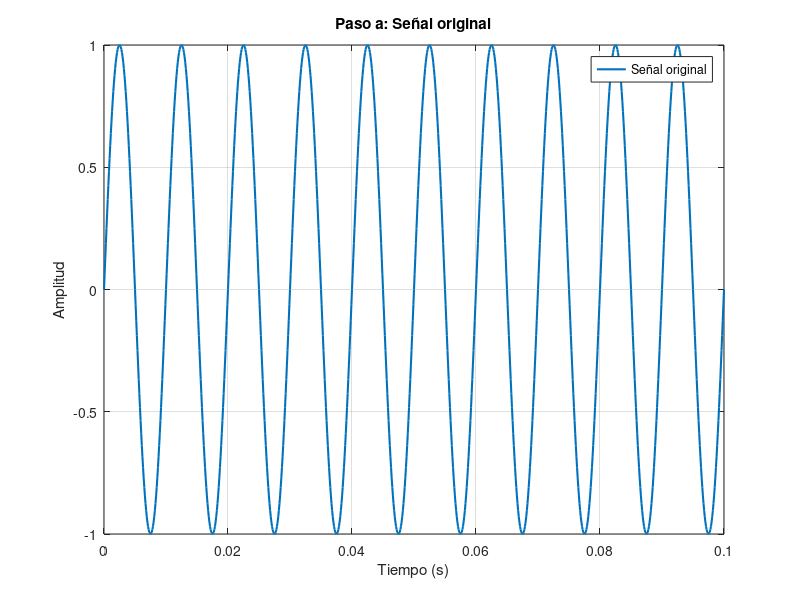
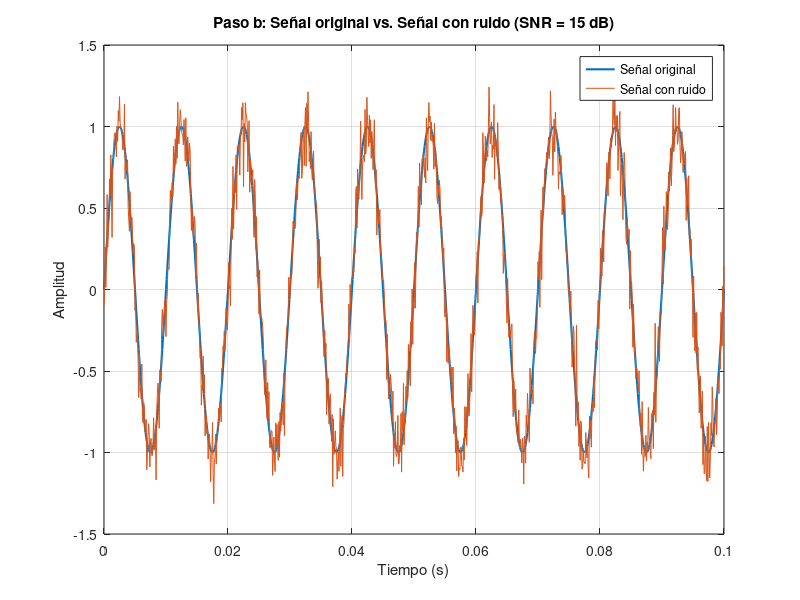
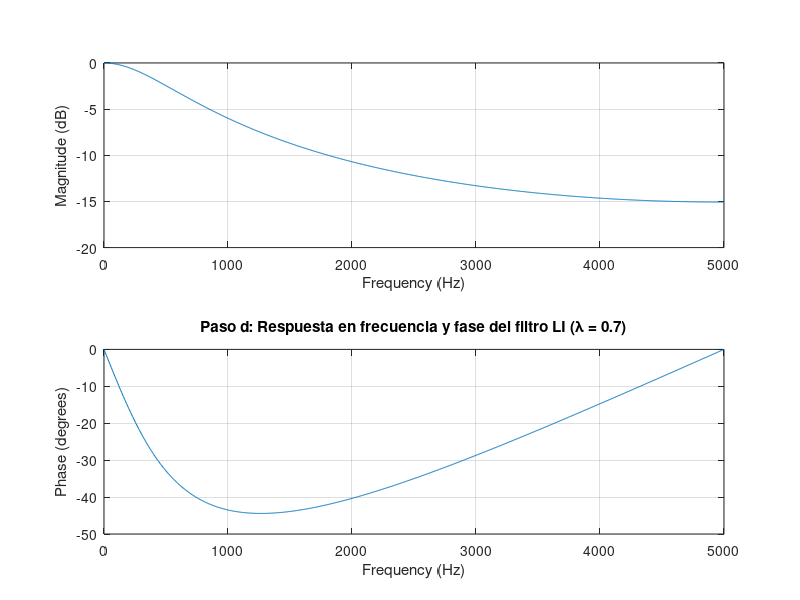
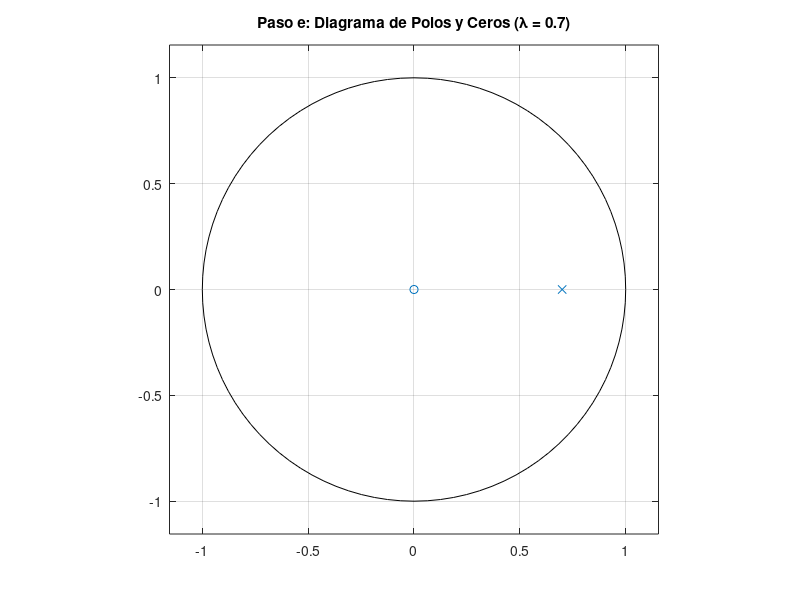

Write the MATLAB code that produced these figures, in order. (Note: this script raises an error after producing the figures.)
clear, clc, close all
% --- Inicialización de parámetros ---
fs = 10000;          % Frecuencia de muestreo en Hz
t = 0:1/fs:0.1;      % Vector de tiempo (0.1 segundos)
f0 = 100;            % Frecuencia fundamental en Hz
%------------------------------------------------------------------------
% a) Genere una señal senoidal con frecuencia fundamental de 100Hz
x = sin(2*pi*f0*t);
% Gráfica para ver la señal
figure;
plot(t, x, 'LineWidth', 1.5); hold on;
title('Paso a: Señal original');
xlabel('Tiempo (s)');
ylabel('Amplitud');
legend('Señal original');
grid on;
%------------------------------------------------------------------------
% b) Agregue ruido a la señal senoidal con SNR = 15 dB

%SNR_dB = 15;
%x_ruido = awgn(x, SNR_dB, 'measured');

% 1. Calculamos la potencia de la señal original
potencia_seno = var(x); % La varianza es igual a la potencia para señales de media nula
% 2. Calculamos la potencia del ruido necesaria para 15 dB
SNR_dB = 15;
SNR_lineal = 10^(SNR_dB / 10); % Pasamos de dB a escala lineal
potencia_ruido = potencia_seno / SNR_lineal;
% 3. Generamos el vector de ruido blanco gaussiano con la potencia calculada
ruido = sqrt(potencia_ruido) * randn(size(x));
% 4. Sumamos las dos señales
x_ruido = x + ruido;
% Gráfica para comparar ambas señales 
figure;
plot(t, x, 'LineWidth', 1.5); hold on;
plot(t, x_ruido); hold off;
title('Paso b: Señal original vs. Señal con ruido (SNR = 15 dB)');
xlabel('Tiempo (s)');
ylabel('Amplitud');
legend('Señal original', 'Señal con ruido');
grid on;

%------------------------------------------------------------------------
% c) Diseñe un filtro leaking integrator (LI) con lambda = 0.7
lambda = 0.7;
b = 1 - lambda;
a = [1, -lambda];
%------------------------------------------------------------------------
% d) Gráfica de respuesta en frecuencia y fase
figure;
freqz(b, a, 1024, fs); 
title('Paso d: Respuesta en frecuencia y fase del filtro LI (\lambda = 0.7)');

% Cálculo de la frecuencia de corte fco
fco = -log(lambda) * fs / pi; % (log() en MATLAB representa el logaritmo natural)
fprintf('La frecuencia de corte fco para lambda=0.7 es: %.2f Hz\n', fco);
%------------------------------------------------------------------------
% e) Determine el cero y el polo del filtro con la función zplane()
figure;
zplane(b, a);
title('Paso e: Diagrama de Polos y Ceros (\lambda = 0.7)');

% Cálculo numérico para la consola
ceros = roots(b);
polos = roots(a);

fprintf('\n Polos y ceros del filtro\n');
disp('Ceros del filtro (raíces del numerador):');
disp(ceros);
disp('Polos del filtro (raíces del denominador):');
disp(polos);
%------------------------------------------------------------------------
% f) Aplique el filtro LI a la señal con ruido usando filter()
x_filtrada = filter(b, a, x_ruido);
%------------------------------------------------------------------------
% g) Grafique la respuesta en el tiempo de las señales original y filtrada
figure;
plot(t, x, 'b', 'LineWidth', 1.5); hold on;
plot(t, x_filtrada, 'r', 'LineWidth', 1.5); hold off;
title('Paso g: Comparación Temporal (Original vs. Filtrada)');
xlabel('Tiempo (s)');
ylabel('Amplitud');
legend('Señal Original (100 Hz)', 'Señal Filtrada (\lambda = 0.7)');
grid on;
xlim([0 0.05]); % Hacemos zoom en los primeros 50 ms para comparar mejor
figure;
plot(t, x, 'b', 'LineWidth', 1.5); hold on;
plot(t, x_filtrada, 'r', 'LineWidth', 1.5); hold on;
plot(t, x_ruido); hold off;
title('Paso g: Comparación Temporal (Original vs. Filtrada vs. Con Ruido)');
xlabel('Tiempo (s)');
ylabel('Amplitud');
legend('Señal Original (100 Hz)', 'Señal Filtrada (\lambda = 0.7)', 'Señal con ruido sin filtrar');
grid on;
xlim([0 0.05]);
%------------------------------------------------------------------------
% h) Respuesta en frecuencia de las señales original y filtrada usando my_dft()

% Calculamos la DFT para la señal original con ruido
[f_ruido, mag_ruido] = my_dft(x_ruido, fs);

% Calculamos la DFT para la señal filtrada
[f_filt, mag_filt] = my_dft(x_filtrada, fs);

% Armamos la figura con dos subgráficos para comparar
figure;

% Espectro de la señal con ruido (Entrada)
subplot(2,1,1);
plot(f_ruido, mag_ruido, 'b');
title('Paso h: Espectro de magnitud - Señal original con ruido');
xlabel('Frecuencia (Hz)');
ylabel('Magnitud');
xlim([0 500]);
grid on;

% Espectro de la señal filtrada (Salida)
subplot(2,1,2);
plot(f_filt, mag_filt, 'r');
title('Paso h: Espectro de magnitud - Señal filtrada (\lambda = 0.7)');
xlabel('Frecuencia (Hz)');
ylabel('Magnitud');
xlim([0 500]);
grid on;
%------------------------------------------------------------------------

% Armamos la figura con dos subgráficos para comparar
figure;

% Espectro de la señal con ruido (Entrada)
subplot(2,1,1);
plot(f_ruido, mag_ruido, 'b');
title('Paso h: Espectro de magnitud - Señal original con ruido');
xlabel('Frecuencia (Hz)');
ylabel('Magnitud');
ylim([0 0.02]);
grid on;

% Espectro de la señal filtrada (Salida)
subplot(2,1,2);
plot(f_filt, mag_filt, 'r');
title('Paso h: Espectro de magnitud - Señal filtrada (\lambda = 0.7)');
xlabel('Frecuencia (Hz)');
ylabel('Magnitud');
ylim([0 0.02]);
grid on;
